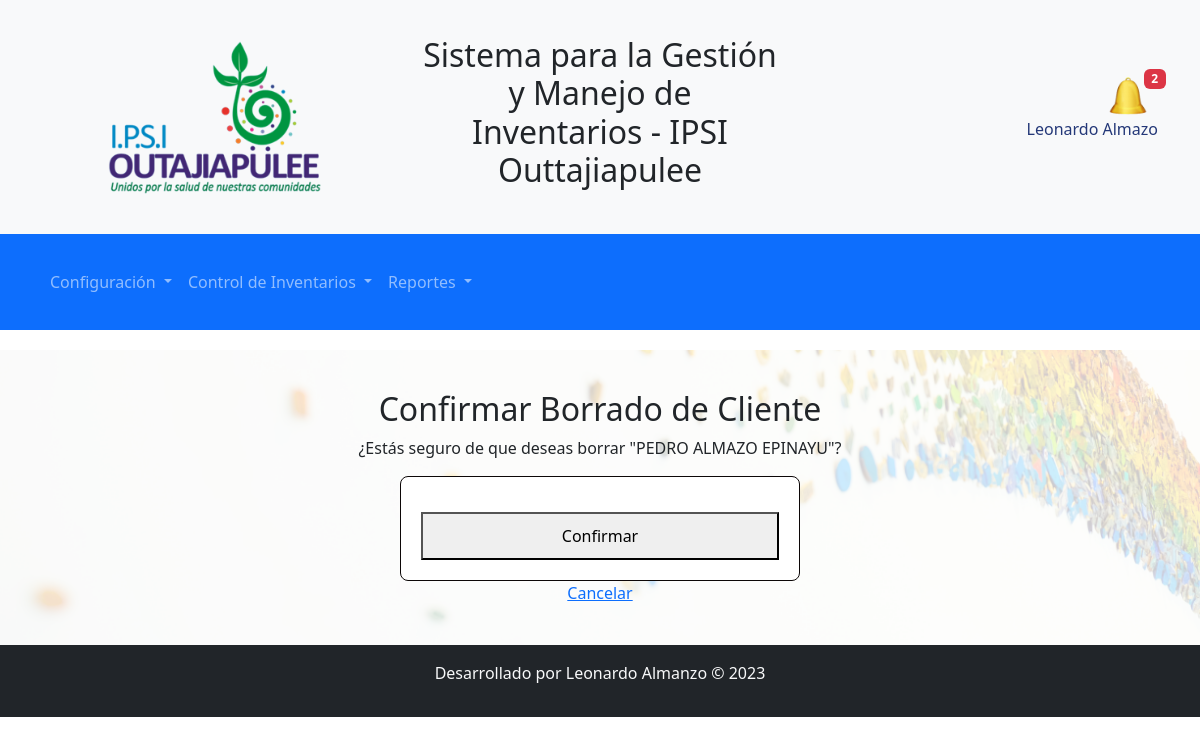
/accounts/borrar_cliente/11122233344/ (signed in), run on the app's committed database.
### sistema_registro/models.py (models this page shows)
class Usuario(AbstractUser):
    estado = models.BooleanField(default=True)

### control_inventarios/models.py (models this page shows, shortened)
class Cliente(models.Model):
    TIPOCLIENTES = (
        ('Interno', 'Interno'),
        ('Externo', 'Externo'),
    )
    id_cliente = models.CharField(primary_key=True, max_length=13, unique=True)
    nombre = models.CharField(max_length=255)
    direccion = models.CharField(max_length=255)
    telefono = models.CharField(max_length=20)
    tipo_cliente = models.CharField(max_length=255, choices=TIPOCLIENTES)
    entidad_salud = models.ForeignKey(EntidadSalud, on_delete=models.SET_NULL, blank=True, null=True)  # Relación con entidad de salud

### control_inventarios/views.py (the view)
# urls.py: path('borrar_cliente/<str:id_cliente>/', views.borrar_cliente, name='borrar_cliente'),
def borrar_cliente(request, id_cliente):
    cliente = get_object_or_404(Cliente, id_cliente=id_cliente)
    if request.method == 'POST':
        cliente.delete()
        return redirect('listar_clientes')
    return render(request, 'control_inventarios/borrar_cliente.html', {'cliente': cliente})

### control_inventarios/templates/control_inventarios/borrar_cliente.html (shortened to what this page needs)
{% extends 'base.html' %}
{% block content %}
    <div class="container">
        <h2 class="text-center">Confirmar Borrado de Cliente</h2>
        <p class="text-center">¿Estás seguro de que deseas borrar "{{ cliente.nombre }}"?</p>
        <form method="post" class="center-form">
            <button type="submit">Confirmar</button>
        </form>
        <div class="text-center">
            <a href="{% url 'listar_clientes' %}">Cancelar</a>
        </div>
    </div>
{% endblock %}

### sistema_registro/templates/base.html (shortened to what this page needs)
<!DOCTYPE html>
<html lang="es">
<head>
    {% load static %}
    <link rel="stylesheet" type="text/css" href="{% static 'css/styles.css' %}">
    <link rel="stylesheet" type="text/css" href="{% static 'css/notificaciones.css' %}">
    <link href="https://cdn.jsdelivr.net/npm/bootstrap@5.3.2/dist/css/bootstrap.min.css" rel="stylesheet">
</head>
<body>
<header class="header-container bg-light py-3">
    <div class="container">
        <div class="row align-items-center">
            <div class="col-lg-4 col-md-4 col-sm-12">
                <img src="{% static 'img/logo.png' %}" alt="Logo de IPSI" class="logo">
            </div>
            <div class="col-lg-4 col-md-4 col-sm-12 text-center">
                <h2 class="text-dark">Sistema para la Gestión y Manejo de Inventarios - IPSI Outtajiapulee</h2>
            </div>
            {% block notificaciones %}
            <div class="col-lg-4 col-md-4 col-sm-12 text-end">
                <div class="notification-section">
                    <div class="notification-icon" id="notification-icon">
                        <span class="badge bg-danger" id="notification-count">0</span>
                        <img src="{% static 'img/notifications.ico' %}" alt="Notificaciones" width="40px">
                    </div>
                    {% if request.user.is_authenticated %}
                        <p>{{ request.user.first_name }} {{ request.user.last_name }}</p>
                    {% endif %}
                </div>
            </div>
            {% endblock %}
        </div>
    </div>
</header>
{% block navbar %}
<nav class="navbar navbar-expand-lg navbar-dark bg-primary">
    <div class="container">
        <div class="collapse navbar-collapse" id="navbarNav">
            <ul class="navbar-nav">
                <li class="nav-item dropdown">
                    <a class="nav-link dropdown-toggle" href="#" id="menuConfiguracion" role="button" data-bs-toggle="dropdown" aria-haspopup="true" aria-expanded="false">
                        Configuración
                    </a>
                </li>
                <li class="nav-item dropdown">
                    <a class="nav-link dropdown-toggle" href="#" id="menuControlInventarios" role="button" data-bs-toggle="dropdown" aria-haspopup="true" aria-expanded="false">
                        Control de Inventarios
                    </a>
                </li>
                <li class="nav-item dropdown">
                    <a class="nav-link dropdown-toggle" href="#" id="menuReportes" role="button" data-bs-toggle="dropdown" aria-haspopup="true" aria-expanded="false">
                        Reportes
                    </a>
                </li>
            </ul>
        </div>
    </div>
</nav>
{% endblock %}
<main>
    <div class="container">
        {% block content %}
        {% endblock %}
    </div>
</main>
<footer class="bg-dark text-light text-center py-3">
    <p>Desarrollado por Leonardo Almanzo &copy; 2023</p>
</footer>
</body>
</html>

### static/css/styles.css (style rules this page uses)
body { font-family: 'Roboto', sans-serif; background-color: #f8f9fa; }
.container { max-width: 100%; margin: 0 auto; padding: 20px; }
header { background-color: #C4C554; color: #243878; padding: 20px 0; display: flex; justify-content: space-between; align-items: center; }
header h2 { text-align: center; }
header .container { text-align: center; }
header img { margin-right: 10px; }
.navbar { margin-bottom: 20px; }
footer { background-color: #4C3850; color: #fff; padding: 10px 0; text-align: center; }
.logo { max-width: 60%; height: auto; }
main { position: relative; }
main::before { content: ""; background-image: url('../../static/img/fondo1.jpg'); background-size: cover; background-position: center center; background-attachment: fixed; opacity: 0.2; position: absolute; top: 0; left: 0; width: 100%; height: 100%; z-index: -1; }
form button { width: 100%; padding: 10px; margin-top: 15px; }
.center-form { width: 100%; max-width: 400px; margin: 0 auto; padding: 20px; border: 1px solid #0c0707; border-radius: 8px; background-color: #fff; }
main { display: flex; justify-content: center; align-items: center; height: auto; }

### static/css/notificaciones.css (style rules this page uses)
.notification-section { position: relative; }
.notification-icon { position: relative; cursor: pointer; }
.badge { position: absolute; top: -8px; right: -8px; background-color: red; color: white; border-radius: 50%; padding: 5px 8px; }

### data on the page
Usuario: user.first_name "Leonardo", user.last_name "Almazo"
Cliente: nombre "PEDRO ALMAZO EPINAYU"
